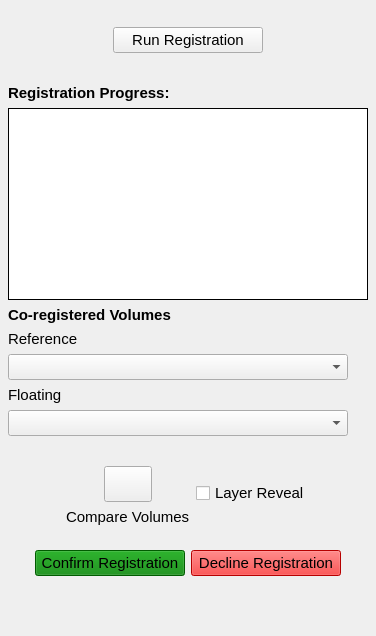
    <widget class="QWidget" name="widget_4" native="true">
     <property name="sizePolicy">
      <sizepolicy hsizetype="Preferred" vsizetype="Preferred">
       <horstretch>0</horstretch>
       <verstretch>0</verstretch>
      </sizepolicy>
     </property>
     <property name="minimumSize">
      <size>
       <width>0</width>
       <height>0</height>
      </size>
     </property>
     <layout class="QGridLayout" name="gridLayout_7">
      <property name="leftMargin">
       <number>4</number>
      </property>
      <property name="rightMargin">
       <number>4</number>
      </property>
      <item row="4" column="0" alignment="Qt::AlignHCenter">
       <widget class="QWidget" name="widget_5" native="true">
        <layout class="QGridLayout" name="gridLayout_5">
         <item row="1" column="0" alignment="Qt::AlignHCenter">
          <widget class="QPushButton" name="compareVolumesButton">
           <property name="sizePolicy">
            <sizepolicy hsizetype="Fixed" vsizetype="Fixed">
             <horstretch>0</horstretch>
             <verstretch>0</verstretch>
            </sizepolicy>
           </property>
           <property name="minimumSize">
            <size>
             <width>36</width>
             <height>36</height>
            </size>
           </property>
           <property name="font">
            <font>
             <family>Arial</family>
             <pointsize>11</pointsize>
            </font>
           </property>
           <property name="text">
            <string/>
           </property>
           <property name="icon">
            <iconset>
             <normaloff>../Icons/compare_light.png</normaloff>../Icons/compare_light.png</iconset>
           </property>
          </widget>
         </item>
         <item row="2" column="0" alignment="Qt::AlignHCenter">
          <widget class="QLabel" name="label_8">
           <property name="sizePolicy">
            <sizepolicy hsizetype="Fixed" vsizetype="Preferred">
             <horstretch>0</horstretch>
             <verstretch>0</verstretch>
            </sizepolicy>
           </property>
           <property name="minimumSize">
            <size>
             <width>120</width>
             <height>0</height>
            </size>
           </property>
           <property name="font">
            <font>
             <family>Arial</family>
             <pointsize>11</pointsize>
            </font>
           </property>
           <property name="text">
            <string>Compare Volumes</string>
           </property>
           <property name="margin">
            <number>0</number>
           </property>
           <property name="indent">
            <number>0</number>
           </property>
          </widget>
         </item>
         <item row="0" column="1" rowspan="3">
          <widget class="QCheckBox" name="layerRevealCheckBox">
           <property name="sizePolicy">
            <sizepolicy hsizetype="Fixed" vsizetype="Fixed">
             <horstretch>0</horstretch>
             <verstretch>0</verstretch>
            </sizepolicy>
           </property>
           <property name="minimumSize">
            <size>
             <width>80</width>
             <height>0</height>
            </size>
           </property>
           <property name="font">
            <font>
             <family>Arial</family>
             <pointsize>11</pointsize>
            </font>
           </property>
           <property name="text">
            <string>Layer Reveal</string>
           </property>
          </widget>
         </item>
        </layout>
       </widget>
      </item>
      <item row="2" column="0">
       <spacer name="verticalSpacer_5">
        <property name="orientation">
         <enum>Qt::Vertical</enum>
        </property>
        <property name="sizeType">
         <enum>QSizePolicy::Fixed</enum>
        </property>
        <property name="sizeHint" stdset="0">
         <size>
          <width>147</width>
          <height>7</height>
         </size>
        </property>
       </spacer>
      </item>
      <item row="3" column="0" alignment="Qt::AlignHCenter">
       <widget class="QWidget" name="widget_6" native="true">
        <layout class="QGridLayout" name="gridLayout_2">
         <property name="leftMargin">
          <number>4</number>
         </property>
         <property name="rightMargin">
          <number>4</number>
         </property>
         <item row="6" column="1">
          <widget class="QLabel" name="label_6">
           <property name="sizePolicy">
            <sizepolicy hsizetype="Fixed" vsizetype="Preferred">
             <horstretch>0</horstretch>
             <verstretch>0</verstretch>
            </sizepolicy>
           </property>
           <property name="minimumSize">
            <size>
             <width>90</width>
             <height>0</height>
            </size>
           </property>
           <property name="font">
            <font>
             <family>Arial</family>
             <pointsize>11</pointsize>
            </font>
           </property>
           <property name="text">
            <string>Floating</string>
           </property>
          </widget>
         </item>
         <item row="1" column="1">
          <widget class="QPlainTextEdit" name="statusLabel">
           <property name="sizePolicy">
            <sizepolicy hsizetype="Preferred" vsizetype="Preferred">
             <horstretch>0</horstretch>
             <verstretch>0</verstretch>
            </sizepolicy>
           </property>
           <property name="minimumSize">
            <size>
             <width>360</width>
             <height>150</height>
            </size>
           </property>
           <property name="font">
            <font>
             <family>Arial</family>
             <pointsize>8</pointsize>
            </font>
           </property>
           <property name="frameShape">
            <enum>QFrame::Box</enum>
           </property>
           <property name="frameShadow">
            <enum>QFrame::Plain</enum>
           </property>
           <property name="readOnly">
            <bool>true</bool>
           </property>
          </widget>
         </item>
         <item row="4" column="1">
          <widget class="QLabel" name="label_5">
           <property name="sizePolicy">
            <sizepolicy hsizetype="Fixed" vsizetype="Preferred">
             <horstretch>0</horstretch>
             <verstretch>0</verstretch>
            </sizepolicy>
           </property>
           <property name="minimumSize">
            <size>
             <width>90</width>
             <height>0</height>
            </size>
           </property>
           <property name="font">
            <font>
             <family>Arial</family>
             <pointsize>11</pointsize>
            </font>
           </property>
           <property name="text">
            <string>Reference</string>
           </property>
          </widget>
         </item>
         <item row="7" column="1">
          <widget class="QComboBox" name="floatingComboBox">
           <property name="sizePolicy">
            <sizepolicy hsizetype="Fixed" vsizetype="Fixed">
             <horstretch>0</horstretch>
             <verstretch>0</verstretch>
            </sizepolicy>
           </property>
           <property name="minimumSize">
            <size>
             <width>340</width>
             <height>0</height>
            </size>
           </property>
           <property name="font">
            <font>
             <family>Arial</family>
             <pointsize>11</pointsize>
            </font>
           </property>
          </widget>
         </item>
         <item row="5" column="1">
          <widget class="QComboBox" name="referenceComboBox">
           <property name="sizePolicy">
            <sizepolicy hsizetype="Fixed" vsizetype="Fixed">
             <horstretch>0</horstretch>
             <verstretch>0</verstretch>
            </sizepolicy>
           </property>
           <property name="minimumSize">
            <size>
             <width>340</width>
             <height>0</height>
            </size>
           </property>
           <property name="font">
            <font>
             <family>Arial</family>
             <pointsize>11</pointsize>
            </font>
           </property>
          </widget>
         </item>
         <item row="0" column="1">
          <widget class="QLabel" name="label_3">
           <property name="sizePolicy">
            <sizepolicy hsizetype="Fixed" vsizetype="Preferred">
             <horstretch>0</horstretch>
             <verstretch>0</verstretch>
            </sizepolicy>
           </property>
           <property name="minimumSize">
            <size>
             <width>135</width>
             <height>0</height>
            </size>
           </property>
           <property name="font">
            <font>
             <family>Arial</family>
             <pointsize>11</pointsize>
             <weight>75</weight>
             <bold>true</bold>
            </font>
           </property>
           <property name="text">
            <string>Registration Progress:</string>
           </property>
          </widget>
         </item>
         <item row="2" column="1">
          <widget class="QLabel" name="label_4">
           <property name="sizePolicy">
            <sizepolicy hsizetype="Fixed" vsizetype="Preferred">
             <horstretch>0</horstretch>
             <verstretch>0</verstretch>
            </sizepolicy>
           </property>
           <property name="minimumSize">
            <size>
             <width>135</width>
             <height>0</height>
            </size>
           </property>
           <property name="font">
            <font>
             <family>Arial</family>
             <pointsize>11</pointsize>
             <weight>75</weight>
             <bold>true</bold>
            </font>
           </property>
           <property name="text">
            <string>Co-registered Volumes</string>
           </property>
          </widget>
         </item>
        </layout>
       </widget>
      </item>
      <item row="7" column="0" alignment="Qt::AlignHCenter">
       <widget class="QWidget" name="widget_13" native="true">
        <layout class="QGridLayout" name="gridLayout_17">
         <item row="0" column="0">
          <widget class="QPushButton" name="confrimRegistration">
           <property name="sizePolicy">
            <sizepolicy hsizetype="Fixed" vsizetype="Fixed">
             <horstretch>0</horstretch>
             <verstretch>0</verstretch>
            </sizepolicy>
           </property>
           <property name="minimumSize">
            <size>
             <width>150</width>
             <height>0</height>
            </size>
           </property>
           <property name="font">
            <font>
             <family>Arial</family>
             <pointsize>11</pointsize>
            </font>
           </property>
           <property name="autoFillBackground">
            <bool>false</bool>
           </property>
           <property name="styleSheet">
            <string notr="true">background-color: green</string>
           </property>
           <property name="text">
            <string>Confirm Registration</string>
           </property>
          </widget>
         </item>
         <item row="0" column="1">
          <widget class="QPushButton" name="declineRegistration">
           <property name="sizePolicy">
            <sizepolicy hsizetype="Fixed" vsizetype="Fixed">
             <horstretch>0</horstretch>
             <verstretch>0</verstretch>
            </sizepolicy>
           </property>
           <property name="minimumSize">
            <size>
             <width>150</width>
             <height>0</height>
            </size>
           </property>
           <property name="font">
            <font>
             <family>Arial</family>
             <pointsize>11</pointsize>
            </font>
           </property>
           <property name="styleSheet">
            <string notr="true">background-color: red</string>
           </property>
           <property name="text">
            <string>Decline Registration</string>
           </property>
          </widget>
         </item>
        </layout>
       </widget>
      </item>
      <item row="8" column="0">
       <spacer name="verticalSpacer_2">
        <property name="orientation">
         <enum>Qt::Vertical</enum>
        </property>
        <property name="sizeType">
         <enum>QSizePolicy::Fixed</enum>
        </property>
        <property name="sizeHint" stdset="0">
         <size>
          <width>20</width>
          <height>40</height>
         </size>
        </property>
       </spacer>
      </item>
      <item row="1" column="0">
       <widget class="QWidget" name="widget_12" native="true">
        <layout class="QGridLayout" name="gridLayout_16">
         <item row="0" column="0">
          <widget class="QPushButton" name="runRegistrationButton">
           <property name="sizePolicy">
            <sizepolicy hsizetype="Fixed" vsizetype="Fixed">
             <horstretch>0</horstretch>
             <verstretch>0</verstretch>
            </sizepolicy>
           </property>
           <property name="minimumSize">
            <size>
             <width>150</width>
             <height>0</height>
            </size>
           </property>
           <property name="font">
            <font>
             <family>Arial</family>
             <pointsize>11</pointsize>
            </font>
           </property>
           <property name="text">
            <string>Run Registration</string>
           </property>
          </widget>
         </item>
        </layout>
       </widget>
      </item>
      <item row="0" column="0">
       <spacer name="verticalSpacer_6">
        <property name="orientation">
         <enum>Qt::Vertical</enum>
        </property>
        <property name="sizeType">
         <enum>QSizePolicy::Fixed</enum>
        </property>
        <property name="sizeHint" stdset="0">
         <size>
          <width>147</width>
          <height>7</height>
         </size>
        </property>
       </spacer>
      </item>
     </layout>
    </widget>
